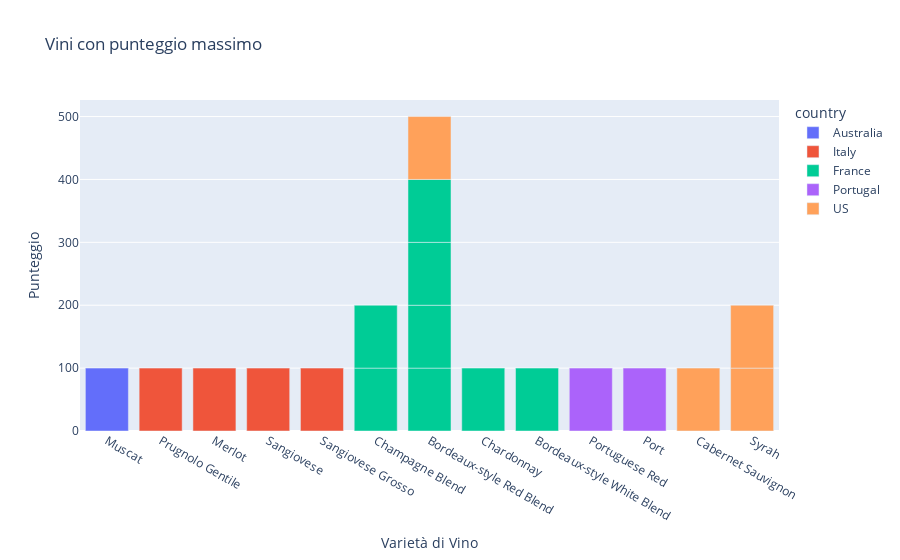

The notebook cell saved with this chart:
### Code cell
# grafico a barre interattivo
fig = px.bar(wines_with_100_points, x='variety', y='points', color='country',
             labels={'variety': 'Varietà di Vino', 'points': 'Punteggio'},
             title='Vini con punteggio massimo',
             hover_data={'variety': False, 'points': False, 'country': False, 'winery': True, 'price': True, 'province': True},
             hover_name='winery', 
             custom_data=['title', 'price', 'province'])

# template per il testo al passaggio del mouse
fig.update_traces(hovertemplate='%{customdata[0]}<br>Vigna: %{hovertext}<br>Prezzo: %{customdata[1]}<br>Località: %{customdata[2]}')

fig.update_layout(xaxis_title='Varietà di Vino', yaxis_title='Punteggio')
fig.show()

### Figure 1 — Plotly figure (JSON) as saved in the notebook; plotly's stock layout.template omitted (floating-point values rounded to 4 significant figures)
{"data": [{"alignmentgroup": "True", "customdata": [["Chambers Rosewood Vineyards NV Rare Muscat (Rutherglen)", 350, "Victoria", "Australia", "Chambers Rosewood Vineyards"]], "hovertemplate": "%{customdata[0]}<br>Vigna: %{hovertext}<br>Prezzo: %{customdata[1]}<br>Località: %{customdata[2]}", "hovertext": ["Chambers Rosewood Vineyards"], "legendgroup": "Australia", "marker": {"color": "#636efa", "pattern": {"shape": ""}}, "name": "Australia", "offsetgroup": "Australia", "orientation": "v", "showlegend": true, "textposition": "auto", "type": "bar", "x": ["Muscat"], "xaxis": "x", "y": [100], "yaxis": "y"}, {"alignmentgroup": "True", "customdata": [["Avignonesi 1995 Occhio di Pernice  (Vin Santo di Montepulciano)", 210, "Tuscany", "Italy", "Avignonesi"], ["Tenuta dell'Ornellaia 2007 Masseto Merlot (Toscana)", 460, "Tuscany", "Italy", "Tenuta dell'Ornellaia"], ["Biondi Santi 2010 Riserva  (Brunello di Montalcino)", 550, "Tuscany", "Italy", "Biondi Santi"], ["Casanova di Neri 2007 Cerretalto  (Brunello di Montalcino)", 270, "Tuscany", "Italy", "Casanova di Neri"]], "hovertemplate": "%{customdata[0]}<br>Vigna: %{hovertext}<br>Prezzo: %{customdata[1]}<br>Località: %{customdata[2]}", "hovertext": ["Avignonesi", "Tenuta dell'Ornellaia", "Biondi Santi", "Casanova di Neri"], "legendgroup": "Italy", "marker": {"color": "#EF553B", "pattern": {"shape": ""}}, "name": "Italy", "offsetgroup": "Italy", "orientation": "v", "showlegend": true, "textposition": "auto", "type": "bar", "x": ["Prugnolo Gentile", "Merlot", "Sangiovese", "Sangiovese Grosso"], "xaxis": "x", "y": [100, 100, 100, 100], "yaxis": "y"}, {"alignmentgroup": "True", "customdata": [["Krug 2002 Brut  (Champagne)", 259, "Champagne", "France", "Krug"], ["Château Léoville Barton 2010  Saint-Julien", 150, "Bordeaux", "France", "Château Léoville Barton"], ["Louis Roederer 2008 Cristal Vintage Brut  (Champagne)", 250, "Champagne", "France", "Louis Roederer"], ["Salon 2006 Le Mesnil Blanc de Blancs Brut Chardonnay (Champagne)", 617, "Champagne", "France", "Salon"], ["Château Lafite Rothschild 2010  Pauillac", 1500, "Bordeaux", "France", "Château Lafite Rothschild"], ["Château Cheval Blanc 2010  Saint-Émilion", 1500, "Bordeaux", "France", "Château Cheval Blanc"], ["Château Léoville Las Cases 2010  Saint-Julien", 359, "Bordeaux", "France", "Château Léoville Las Cases"], ["Château Haut-Brion 2014  Pessac-Léognan", 848, "Bordeaux", "France", "Château Haut-Brion"]], "hovertemplate": "%{customdata[0]}<br>Vigna: %{hovertext}<br>Prezzo: %{customdata[1]}<br>Località: %{customdata[2]}", "hovertext": ["Krug", "Château Léoville Barton", "Louis Roederer", "Salon", "Château Lafite Rothschild", "Château Cheval Blanc", "Château Léoville Las Cases", "Château Haut-Brion"], "legendgroup": "France", "marker": {"color": "#00cc96", "pattern": {"shape": ""}}, "name": "France", "offsetgroup": "France", "orientation": "v", "showlegend": true, "textposition": "auto", "type": "bar", "x": ["Champagne Blend", "Bordeaux-style Red Blend", "Champagne Blend", "Chardonnay", "Bordeaux-style Red Blend", "Bordeaux-style Red Blend", "Bordeaux-style Red Blend", "Bordeaux-style White Blend"], "xaxis": "x", "y": [100, 100, 100, 100, 100, 100, 100, 100], "yaxis": "y"}, {"alignmentgroup": "True", "customdata": [["Casa Ferreirinha 2008 Barca-Velha Red (Douro)", 450, "Douro", "Portugal", "Casa Ferreirinha"], ["Quinta do Noval 2011 Nacional Vintage  (Port)", 650, "Port", "Portugal", "Quinta do Noval"]], "hovertemplate": "%{customdata[0]}<br>Vigna: %{hovertext}<br>Prezzo: %{customdata[1]}<br>Località: %{customdata[2]}", "hovertext": ["Casa Ferreirinha", "Quinta do Noval"], "legendgroup": "Portugal", "marker": {"color": "#ab63fa", "pattern": {"shape": ""}}, "name": "Portugal", "offsetgroup": "Portugal", "orientation": "v", "showlegend": true, "textposition": "auto", "type": "bar", "x": ["Portuguese Red", "Port"], "xaxis": "x", "y": [100, 100], "yaxis": "y"}, {"alignmentgroup": "True", "customdata": [["Cardinale 2006 Cabernet Sauvignon (Napa Valley)", 200, "California", "US", "Cardinale"], ["Charles Smith 2006 Royal City Syrah (Columbia Valley (WA))", 80, "Washington", "US", "Charles Smith"], ["Verité 2007 La Muse Red (Sonoma County)", 450, "California", "US", "Verité"], ["Cayuse 2008 Bionic Frog Syrah (Walla Walla Valley (WA))", 80, "Washington", "US", "Cayuse"]], "hovertemplate": "%{customdata[0]}<br>Vigna: %{hovertext}<br>Prezzo: %{customdata[1]}<br>Località: %{customdata[2]}", "hovertext": ["Cardinale", "Charles Smith", "Verité", "Cayuse"], "legendgroup": "US", "marker": {"color": "#FFA15A", "pattern": {"shape": ""}}, "name": "US", "offsetgroup": "US", "orientation": "v", "showlegend": true, "textposition": "auto", "type": "bar", "x": ["Cabernet Sauvignon", "Syrah", "Bordeaux-style Red Blend", "Syrah"], "xaxis": "x", "y": [100, 100, 100, 100], "yaxis": "y"}], "layout": {"barmode": "relative", "legend": {"title": {"text": "country"}, "tracegroupgap": 0}, "title": {"text": "Vini con punteggio massimo"}, "xaxis": {"anchor": "y", "domain": [0, 1], "title": {"text": "Varietà di Vino"}}, "yaxis": {"anchor": "x", "domain": [0, 1], "title": {"text": "Punteggio"}}}}
